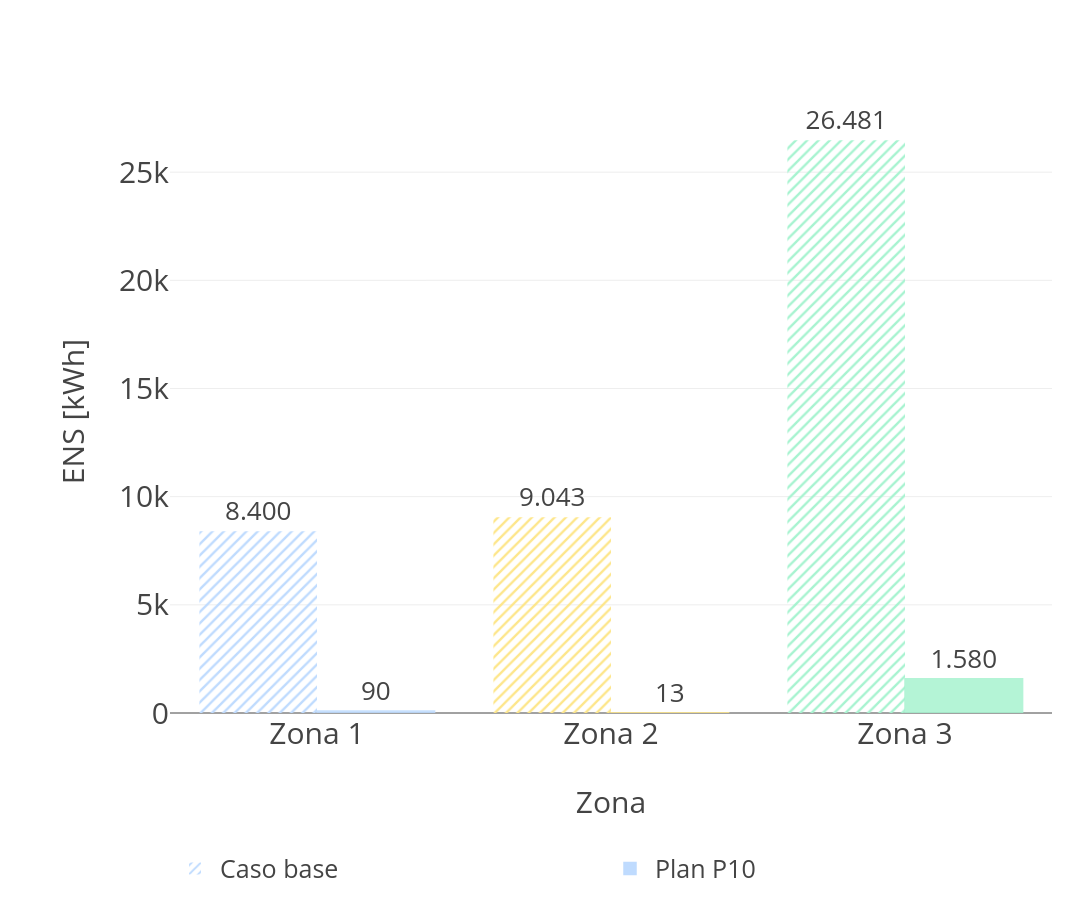
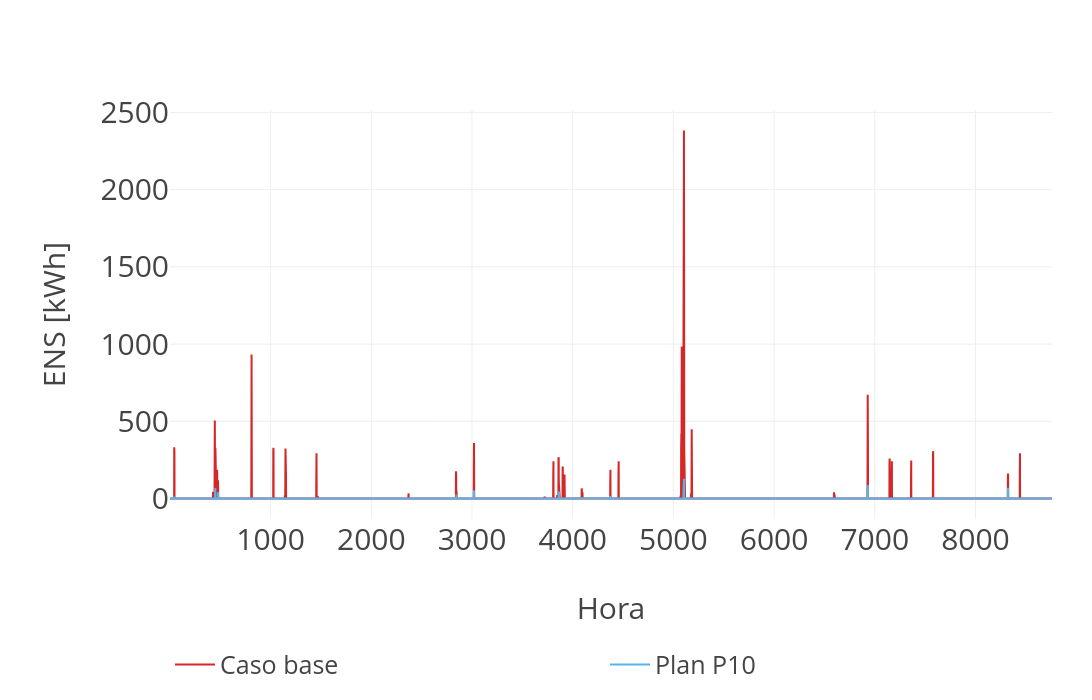

Notebook code for these charts, in order:
### Code cell
# ── 9.2 ENS por zona y horaria con P10 ──────────────────────────────────────
# Mismas figuras que la app (graficos_valor_esperado.figuras_ens), como en la sección 3.
import barrido_vista as BV
from graficos_valor_esperado import promediar_ens, figuras_ens

red_v = BV.P._cargar('red.pkl')
bases_v = [BV.P.base_dir('sec-0-2-9-10') / f'esc_{e:03d}.npz' for e in ESC_PARETO]
rutas_v = [DIR_MATRIZ / f'plan_esc_{ELEGIDO:03d}' / f'esc_{e:03d}.npz' for e in ESC_PARETO]
horario10, zonal10 = promediar_ens(rutas_v, bases_v, red_v['BUSES'], red_v['bus_zone'], 8760)
assert np.isclose(zonal10['Caso base'].sum(), BASE['ens'].mean(), rtol=1e-6)
assert np.isclose(zonal10['Con medida'].sum(), P10['ens'].mean(), rtol=1e-6)

fig_zona10, fig_hora10 = figuras_ens(horario10, zonal10, 'Plan P10')
for fig in (fig_zona10, fig_hora10):
    fig.update_layout(paper_bgcolor='white', plot_bgcolor='white', margin=dict(l=170),
                      legend=dict(orientation='h', x=0, y=-0.22, font=dict(size=25),
                                  itemwidth=40, entrywidthmode='pixels', entrywidth=380))
    fig.update_yaxes(title_standoff=25)
fig_hora10.update_layout(legend=dict(y=-0.3))
fig_hora10.data[1].line.color = '#56B4E9'   # celeste, como la figura de la app
for fig, nombre in ((fig_zona10, 'ens_zona_p10'), (fig_hora10, 'ens_horaria_p10')):
    for ext in ('pdf', 'png'):
        fig.write_image(TESIS / f'{nombre}.{ext}', scale=2)
    print('→', nombre)
    fig.show()

pico10 = horario10.loc[horario10['Caso base'].idxmax()]
print('Pico caso base: hora', int(pico10['Hora']), '·', miles(pico10['Caso base']), 'kWh · P10 en esa hora',
      miles(pico10['Con medida'], 1), 'kWh')
print('Horas con ENS > 1 kWh · base', int((horario10['Caso base'] > 1).sum()),
      '· P10', int((horario10['Con medida'] > 1).sum()))
print('Máximo horario P10:', miles(horario10['Con medida'].max(), 1), 'kWh en la hora',
      int(horario10.loc[horario10['Con medida'].idxmax(), 'Hora']))
print('Participación de cada zona en la ENS con P10 [%]:',
      np.round(100 * zonal10['Con medida'] / zonal10['Con medida'].sum(), 1).tolist())
zonal10.round(1)

### Figure 1 — Plotly figure (JSON) as saved in the notebook; plotly's stock layout.template omitted (floating-point values rounded to 4 significant figures)
{"data": [{"marker": {"color": ["#BFDBFE", "#FDE68A", "#A7F3D0"], "opacity": 1, "pattern": {"shape": "/"}}, "name": "Caso base", "text": ["8.400", "9.043", "26.481"], "textfont": {"size": 26}, "textposition": "outside", "type": "bar", "x": ["Zona 1", "Zona 2", "Zona 3"], "y": [8400.0, 9043.0, 26480.0]}, {"marker": {"color": ["#BFDBFE", "#FDE68A", "#A7F3D0"], "line": {"color": ["#BFDBFE", "#FDE68A", "#A7F3D0"], "width": 1.5}, "opacity": 0.85}, "name": "Plan P10", "text": ["90", "13", "1.580"], "textfont": {"size": 26}, "textposition": "outside", "type": "bar", "x": ["Zona 1", "Zona 2", "Zona 3"], "y": [89.9, 12.75, 1580.0]}], "layout": {"barmode": "group", "font": {"size": 40}, "height": 900, "legend": {"entrywidth": 380, "entrywidthmode": "pixels", "font": {"size": 25}, "itemwidth": 40, "orientation": "h", "x": 0, "y": -0.22}, "margin": {"b": 8, "l": 170, "r": 40, "t": 110}, "paper_bgcolor": "white", "plot_bgcolor": "white", "width": 1600, "xaxis": {"tickfont": {"size": 30}, "title": {"font": {"size": 30}, "text": "Zona"}}, "yaxis": {"tickfont": {"size": 30}, "title": {"font": {"size": 30}, "standoff": 25, "text": "ENS [kWh]"}}}}

### Figure 2 — Plotly figure (JSON) as saved in the notebook; plotly's stock layout.template omitted (floating-point values rounded to 4 significant figures; data arrays with more than 128 entries replaced by an {"elided": "..."} marker saying what was removed)
{"data": [{"line": {"color": "#d62728", "width": 2}, "mode": "lines", "name": "Caso base", "type": "scatter", "x": {"elided": "8760 int values"}, "y": {"elided": "8760 float values"}}, {"line": {"color": "#56B4E9"}, "mode": "lines", "name": "Plan P10", "type": "scatter", "x": {"elided": "8760 int values"}, "y": {"elided": "8760 float values"}}], "layout": {"font": {"size": 30}, "height": 700, "legend": {"entrywidth": 380, "entrywidthmode": "pixels", "font": {"size": 25}, "itemwidth": 40, "orientation": "h", "x": 0, "y": -0.3}, "margin": {"b": 80, "l": 170, "r": 40, "t": 110}, "paper_bgcolor": "white", "plot_bgcolor": "white", "width": 1600, "xaxis": {"tickfont": {"size": 30}, "title": {"font": {"size": 30}, "text": "Hora"}}, "yaxis": {"tickfont": {"size": 30}, "title": {"font": {"size": 30}, "standoff": 25, "text": "ENS [kWh]"}}}}
